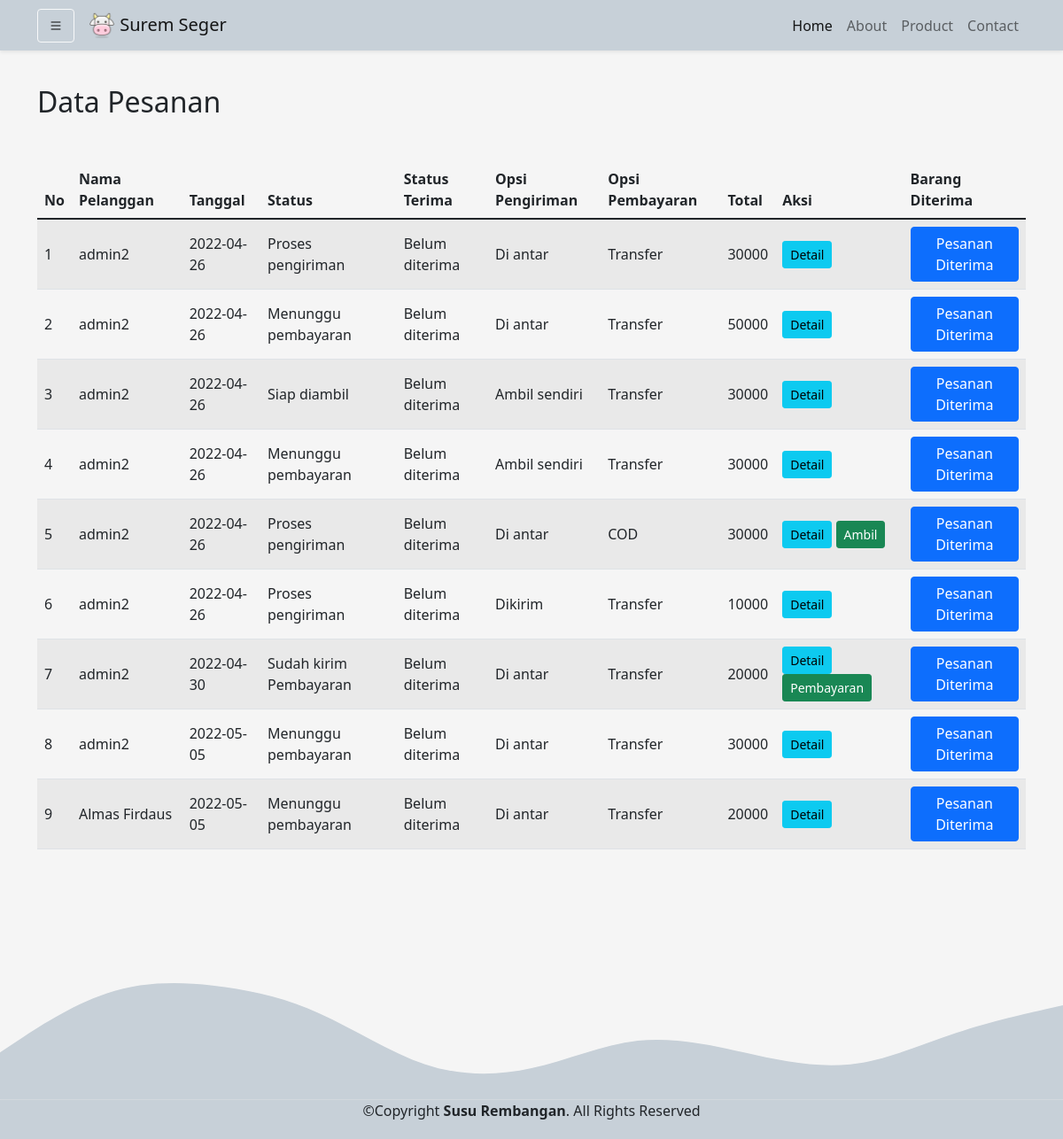
/Admin/dataPesanan.php (signed in), run on the app's committed database.
### tables this page shows
CREATE TABLE `pembelian` (
  `id_pembelian` int(11) NOT NULL,
  `id_user` int(11) NOT NULL,
  `tanggal_pembelian` date NOT NULL,
  `total_pembelian` int(11) NOT NULL,
  `opsi_pengiriman` varchar(30) NOT NULL,
  `opsi_pembayaran` varchar(30) NOT NULL,
  `alamat_pengiriman` text NOT NULL,
  `status_pembelian` varchar(50) NOT NULL,
  `status_terima` varchar(50) NOT NULL
);

CREATE TABLE `users` (
  `id` int(8) NOT NULL,
  `namalengkap` varchar(30) NOT NULL,
  `email` varchar(30) NOT NULL,
  `alamat` varchar(50) NOT NULL,
  `provinsi` varchar(30) NOT NULL,
  `kota` varchar(30) NOT NULL,
  `kecamatan` varchar(30) NOT NULL,
  `kodepos` varchar(10) NOT NULL,
  `nohp` varchar(13) NOT NULL,
  `password` varchar(255) NOT NULL,
  `role` varchar(2) NOT NULL,
  `gambar` varchar(100) NOT NULL
);

### functions.php (called while the page is built, shortened)
<?php
$conn = mysqli_connect("localhost", "root", "", "db_suremseger");
function query($query)
{
    global $conn;
    $result = mysqli_query($conn, $query);
    $rows = [];
    while ($row = mysqli_fetch_assoc($result)) {
        $rows[] = $row;
    }
    return $rows;
}

### Admin/dataPesanan.php (the view, shortened to what this page needs)
<?php
require_once('../functions.php');
?>
<!DOCTYPE html>
<html lang="en">
<head>
    <link href="https://cdn.jsdelivr.net/npm/bootstrap@5.1.3/dist/css/bootstrap.min.css" rel="stylesheet" />
    <link rel="stylesheet" href="https://cdn.jsdelivr.net/npm/bootstrap-icons@1.8.1/font/bootstrap-icons.css" />
    <link rel="stylesheet" href="../style.css" />
</head>
<body>
    <?php include 'nav_sidebar.php' ?>
    <section id="dataCustomer">
        <div class="container" style="min-height: 310px;">
            <h2>Data Pesanan</h2>
            <table class="table table-striped table-hover align-middle mt-5">
                <thead>
                    <tr>
                        <th>No</th>
                        <th>Nama Pelanggan</th>
                        <th>Tanggal</th>
                        <th>Status</th>
                        <th>Status Terima</th>
                        <th>Opsi Pengiriman</th>
                        <th>Opsi Pembayaran</th>
                        <th>Total</th>
                        <th>Aksi</th>
                        <th>Barang Diterima</th>
                    </tr>
                </thead>
                <tbody>
                    <?php $i = 1; ?>
                    <?php $ambil = query("SELECT * FROM pembelian JOIN users ON pembelian.id_user = users.id WHERE pembelian.status_terima = 'Belum diterima' ORDER BY pembelian.id_pembelian ASC"); ?>
                    <?php foreach ($ambil as $data) : ?>
                        <tr>
                            <td><?= $i; ?></td>
                            <td><?= $data['namalengkap']; ?></td>
                            <td><?= $data['tanggal_pembelian']; ?></td>
                            <td><?= $data['status_pembelian']; ?></td>
                            <td><?= $data['status_terima']; ?></td>
                            <td><?= $data['opsi_pengiriman']; ?></td>
                            <td><?= $data['opsi_pembayaran']; ?></td>
                            <td><?= $data['total_pembelian']; ?></td>
                            <td>
                                <a href="detailPesanan.php?id=<?= $data['id_pembelian']; ?>" class="btn btn-info btn-sm">Detail</a>
                                <?php
                                if ($data['status_pembelian'] == "Sudah kirim Pembayaran") : ?>
                                    <a href="pembayaran.php?id=<?= $data['id_pembelian']; ?>" class="btn btn-success btn-sm">Pembayaran</a>
                                <?php elseif ($data['opsi_pembayaran'] == "COD") : ?>
                                    <a href="ambilSendiri.php?id=<?= $data['id_pembelian']; ?>" class="btn btn-success btn-sm">Ambil</a>
                                <?php elseif ($data['status_pembelian'] == "Proses pembatalan") : ?>
                                    <a href="pembatalan.php?id=<?= $data['id_pembelian']; ?>" class="btn btn-danger btn-sm">Pembatalan</a>
                                <?php endif; ?>
                            </td>
                            <td>
                                <?php if ($data['status_terima'] == 'Belum diterima') : ?>
                                    <a href="status_terima.php?id=<?= $data['id_pembelian']; ?>" class="btn btn-primary" onclick="return confirm('yakin barang telah diterima?');">Pesanan Diterima</a>
                                <?php endif; ?>
                            </td>
                        </tr>
                        <?php $i++ ?>
                    <?php endforeach; ?>
                </tbody>
            </table>
        </div>
    </section>
    <footer class="text-center pb-1" style="background:  #c7d0d8">
        <p>©Copyright <label class="fw-bold">Susu Rembangan</label>. All Rights Reserved</p>
    </footer>
</body>
</html>

### style.css (style rules this page uses)
body { background-color: whitesmoke; }
section { padding-top: 6rem; }

### data on the page
pembelian: id_user.namalengkap "admin2", tanggal_pembelian "2022-04-26", status_pembelian "Proses pengiriman", status_terima "Belum diterima", opsi_pengiriman "Di antar", opsi_pembayaran "Transfer", total_pembelian "30000"
pembelian: id_user.namalengkap "admin2", tanggal_pembelian "2022-04-26", status_pembelian "Menunggu pembayaran", status_terima "Belum diterima", opsi_pengiriman "Di antar", opsi_pembayaran "Transfer", total_pembelian "50000"
pembelian: id_user.namalengkap "admin2", tanggal_pembelian "2022-04-26", status_pembelian "Siap diambil", status_terima "Belum diterima", opsi_pengiriman "Ambil sendiri", opsi_pembayaran "Transfer", total_pembelian "30000"
pembelian: id_user.namalengkap "admin2", tanggal_pembelian "2022-04-26", status_pembelian "Menunggu pembayaran", status_terima "Belum diterima", opsi_pengiriman "Ambil sendiri", opsi_pembayaran "Transfer", total_pembelian "30000"
pembelian: id_user.namalengkap "admin2", tanggal_pembelian "2022-04-26", status_pembelian "Proses pengiriman", status_terima "Belum diterima", opsi_pengiriman "Di antar", opsi_pembayaran "COD", total_pembelian "30000"
pembelian: id_user.namalengkap "admin2", tanggal_pembelian "2022-04-26", status_pembelian "Proses pengiriman", status_terima "Belum diterima", opsi_pengiriman "Dikirim", opsi_pembayaran "Transfer", total_pembelian "10000"
pembelian: id_user.namalengkap "admin2", tanggal_pembelian "2022-04-30", status_pembelian "Sudah kirim Pembayaran", status_terima "Belum diterima", opsi_pengiriman "Di antar", opsi_pembayaran "Transfer", total_pembelian "20000"
pembelian: id_user.namalengkap "admin2", tanggal_pembelian "2022-05-05", status_pembelian "Menunggu pembayaran", status_terima "Belum diterima", opsi_pengiriman "Di antar", opsi_pembayaran "Transfer", total_pembelian "30000"
pembelian: id_user.namalengkap "Almas Firdaus", tanggal_pembelian "2022-05-05", status_pembelian "Menunggu pembayaran", status_terima "Belum diterima", opsi_pengiriman "Di antar", opsi_pembayaran "Transfer", total_pembelian "20000"
